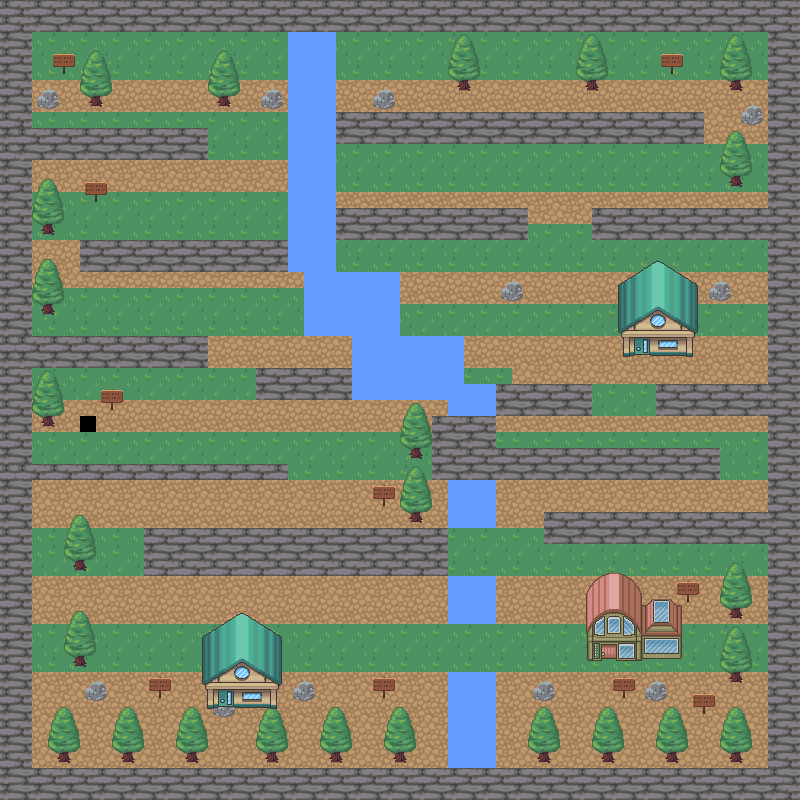

This is a level from a 2D game, rendered from its Tiled map with the project's own tilesets. A one-line summary and the map file follow, with tile-layer data summarised:
An orthogonal 50x50 tile map with 16x16 px tiles, 3 tile layers (fond, decorations, maison), 2 tilesets and 29 objects (28x collision, player).

<map version="1.9" tiledversion="1.9.2" orientation="orthogonal" renderorder="right-down" width="50" height="50" tilewidth="16" tileheight="16" infinite="0" nextlayerid="5" nextobjectid="84">
 <tileset firstgid="1" source="fond.tsx" />
 <tileset firstgid="721" source="house.tsx" />
 <layer id="1" name="fond" width="50" height="50">
  <data>[2500 cells, 2500 non-empty, 17 distinct tile ids]</data>
 </layer>
 <layer id="3" name="decorations" width="50" height="50">
  <data>[2500 cells, 284 non-empty, 16 distinct tile ids]</data>
 </layer>
 <layer id="4" name="maison" width="50" height="50">
  <data>[2500 cells, 152 non-empty, 104 distinct tile ids]</data>
 </layer>
 <objectgroup id="2" name="object">
  <object id="1" name="player" x="151.852" y="101.852">
   <point />
  </object>
  <object id="43" name="collision" x="-11.1111" y="-11.1111" width="812.963" height="40.7407" />
  <object id="44" name="collision" x="-7.40741" y="33.3333" width="35.1852" height="768.519" />
  <object id="46" name="collision" x="768.519" y="18.5185" width="29.6296" height="779.63" />
  <object id="47" name="collision" x="3.7037" y="768.519" width="781.481" height="31.4815" />
  <object id="48" name="collision" x="22.2222" y="131.481" width="183.333" height="24.0741" />
  <object id="49" name="collision" x="285.185" y="18.5185" width="48.1481" height="255.556" />
  <object id="50" name="collision" x="324.074" y="109.259" width="379.63" height="33.3333" />
  <object id="51" name="collision" x="81.4815" y="240.741" width="212.963" height="31.4815" />
  <object id="52" name="collision" x="327.778" y="207.407" width="198.148" height="29.6296" />
  <object id="53" name="collision" x="592.593" y="209.259" width="177.778" height="29.6296" />
  <object id="56" name="collision" x="305.556" y="274.074" width="96.2963" height="62.963" />
  <object id="57" name="collision" x="24.0741" y="333.333" width="181.481" height="35.1852" />
  <object id="58" name="collision" x="259.259" y="370.37" width="90.7407" height="25.9259" />
  <object id="59" name="collision" x="346.296" y="337.037" width="116.667" height="57.4074" />
  <object id="61" name="collision" x="450" y="387.037" width="46.2963" height="33.3333" />
  <object id="63" name="collision" x="490.741" y="377.778" width="100" height="38.8889" />
  <object id="65" name="collision" x="429.63" y="422.222" width="64.8148" height="55.5556" />
  <object id="66" name="collision" x="655.556" y="383.333" width="114.815" height="31.4815" />
  <object id="68" name="collision" x="488.889" y="461.111" width="218.519" height="12.963" />
  <object id="69" name="collision" x="553.704" y="529.63" width="212.963" height="16.6667" />
  <object id="70" name="collision" x="35.1852" y="464.815" width="253.704" height="9.25926" />
  <object id="71" name="collision" x="142.593" y="522.222" width="305.556" height="48.1481" />
  <object id="72" name="collision" x="446.296" y="474.074" width="46.2963" height="50" />
  <object id="73" name="collision" x="450" y="577.778" width="44.4444" height="44.4444" />
  <object id="74" name="collision" x="446.296" y="668.519" width="48.1481" height="100" />
  <object id="81" name="collision" x="205.556" y="657.407" width="70.3704" height="46.2963" />
  <object id="82" name="collision" x="587.037" y="625.926" width="92.5926" height="31.4815" />
  <object id="83" name="collision" x="622.222" y="324.074" width="70.3704" height="31.4815" />
 </objectgroup>
</map>
